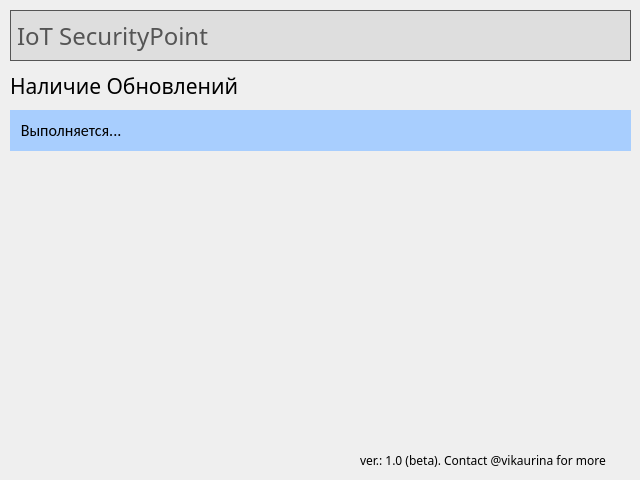
<?xml version="1.0" encoding="UTF-8"?>
<ui version="4.0">
 <class>IoT_SecurityPoint</class>
 <widget class="QMainWindow" name="IoT_SecurityPoint">
  <property name="geometry">
   <rect>
    <x>0</x>
    <y>0</y>
    <width>640</width>
    <height>480</height>
   </rect>
  </property>
  <property name="windowTitle">
   <string>MainWindow</string>
  </property>
  <property name="layoutDirection">
   <enum>Qt::LeftToRight</enum>
  </property>
  <widget class="QWidget" name="centralwidget">
   <widget class="QLabel" name="header_name">
    <property name="geometry">
     <rect>
      <x>10</x>
      <y>10</y>
      <width>621</width>
      <height>51</height>
     </rect>
    </property>
    <property name="font">
     <font>
      <family>Calibri Light</family>
      <pointsize>18</pointsize>
     </font>
    </property>
    <property name="styleSheet">
     <string notr="true">color: rgb(85, 85, 85);
border-color: rgb(85, 85, 85);
background-color: rgb(222, 222, 222);</string>
    </property>
    <property name="frameShape">
     <enum>QFrame::Box</enum>
    </property>
    <property name="frameShadow">
     <enum>QFrame::Plain</enum>
    </property>
    <property name="text">
     <string>IoT SecurityPoint</string>
    </property>
   </widget>
   <widget class="QLabel" name="header_name_check_upd">
    <property name="geometry">
     <rect>
      <x>10</x>
      <y>60</y>
      <width>621</width>
      <height>51</height>
     </rect>
    </property>
    <property name="font">
     <font>
      <family>Calibri Light</family>
      <pointsize>16</pointsize>
     </font>
    </property>
    <property name="frameShape">
     <enum>QFrame::NoFrame</enum>
    </property>
    <property name="frameShadow">
     <enum>QFrame::Plain</enum>
    </property>
    <property name="text">
     <string>Наличие Обновлений</string>
    </property>
   </widget>
   <widget class="QLabel" name="bottom_note">
    <property name="geometry">
     <rect>
      <x>360</x>
      <y>450</y>
      <width>271</width>
      <height>20</height>
     </rect>
    </property>
    <property name="font">
     <font>
      <family>Calibri Light</family>
      <pointsize>9</pointsize>
     </font>
    </property>
    <property name="text">
     <string>ver.: 1.0 (beta). Contact @vikaurina for more</string>
    </property>
   </widget>
   <widget class="QLabel" name="label_status">
    <property name="geometry">
     <rect>
      <x>10</x>
      <y>110</y>
      <width>621</width>
      <height>41</height>
     </rect>
    </property>
    <property name="font">
     <font>
      <family>Calibri</family>
      <pointsize>12</pointsize>
     </font>
    </property>
    <property name="layoutDirection">
     <enum>Qt::LeftToRight</enum>
    </property>
    <property name="styleSheet">
     <string notr="true">background-color: rgb(168, 206, 254);</string>
    </property>
    <property name="text">
     <string>   Выполняется...</string>
    </property>
   </widget>
  </widget>
 </widget>
 <resources/>
 <connections/>
</ui>
